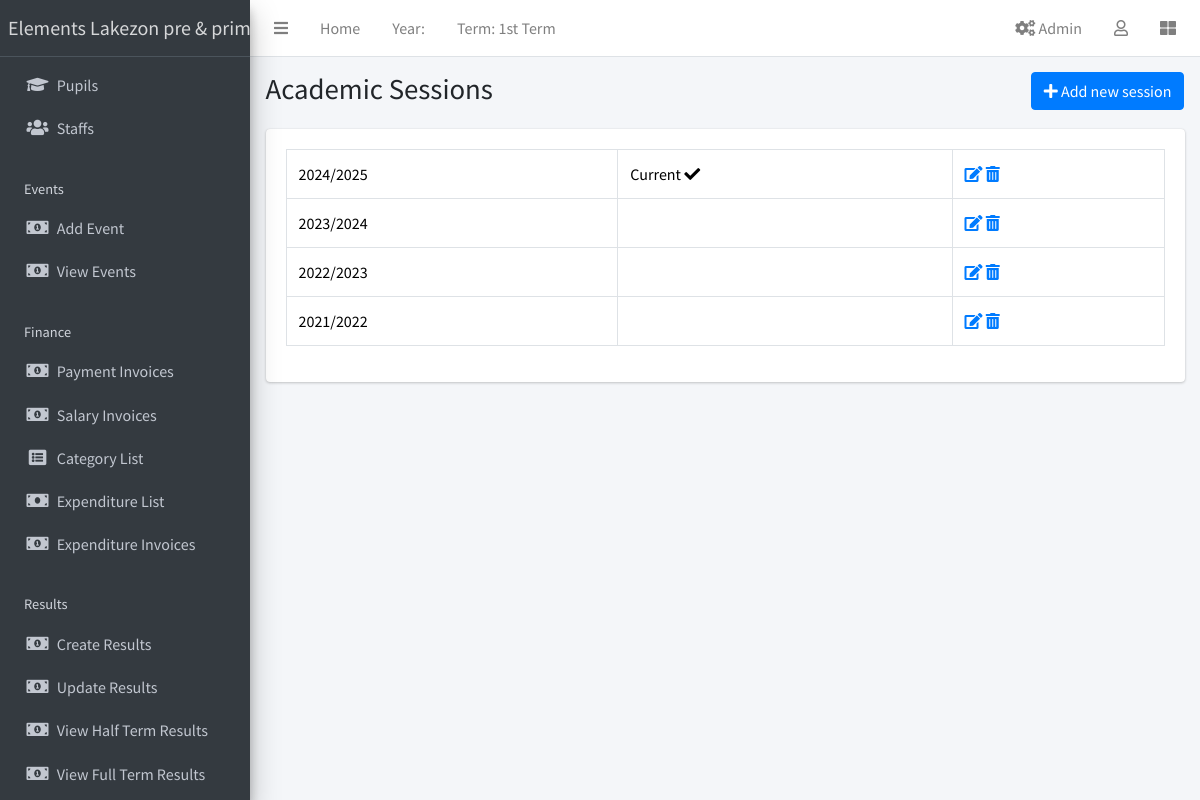
/session/list/ (signed in), run on the app's committed database.
### apps/corecode/models.py (models this page shows, shortened)
class AcademicTerm(models.Model):
    name = models.CharField(max_length=20, unique=True)
    current = models.BooleanField(default=True)
    class Meta:
        ordering = ["name"]

class AcademicSession(models.Model):
    name = models.CharField(max_length=200, unique=True)
    current = models.BooleanField(default=True)
    class Meta:
        ordering = ["-name"]
    def __str__(self):
        return self.name

### apps/corecode/views.py (the view)
# urls.py: path("session/list/", SessionListView.as_view(), name="sessions"),
class SessionListView(LoginRequiredMixin, SuccessMessageMixin, ListView):
    model = AcademicSession
    template_name = "corecode/session_list.html"
    def get_context_data(self, **kwargs):
        context = super().get_context_data(**kwargs)
        context["form"] = AcademicSessionForm()
        return context

### apps/corecode/context_processors.py (called while the page is built)
def site_defaults(request):
    current_session = AcademicSession.objects.get(current=True)
    current_term = AcademicTerm.objects.get(current=True)
    current_exam = ExamType.objects.get(current=True)
    vals = SiteConfig.objects.all()
    contexts = {
        "current_session": current_session.name,
        "current_term": current_term.name,
        "current_exam": current_exam.name,
    }
    for val in vals:
        contexts[val.key] = val.value
    return contexts

### apps/corecode/templates/corecode/session_list.html (shortened to what this page needs)
{% extends 'base.html' %}
{% load widget_tweaks %}
{% block title %}
Academic Sessions
{% endblock title %}
{% block breadcrumb %}
  <a class="btn btn-primary" href="#" data-toggle="modal" data-target="#modal1">
    <i class="fa fa-plus"></i>
    Add new session
  </a>
{% endblock breadcrumb %}
{% block content %}
  <div class="row">
    <div class="col-sm-12">
        <table class="table table-bordered">
          <tbody>
            {% for object in object_list %}
            <tr>
              <td>{{ object }}</td>
              <td>
                {% if object.current == True %}
                  Current <i class="fa fa-check"></i>
                {% endif %}
              </td>
              <td><a href="{% url 'session-update' object.id %}"><i
                    class="fa fa-edit"></i></a> <a
                  href="{% url 'session-delete' object.id %}"><i
                    class="fa fa-trash-alt"></i></a></td>
            </tr>
            {% endfor %}
          </tbody>
        </table>
    </div>
  </div>
{% endblock content %}

### templates/base.html (shortened to what this page needs)
{% load static %}
<!DOCTYPE html>
<html lang="en">
<head>
  <link rel="stylesheet" href="{% static 'css/bootstrap.min.css' %}">
  <link href="https://stackpath.bootstrapcdn.com/bootstrap/5.1.3/css/bootstrap.min.css" rel="stylesheet">
  <link rel="stylesheet" href="{% static 'plugins/fontawesome-free/css/all.min.css' %}">
  <link rel="stylesheet" href="{% static 'plugins/toastr/toastr.min.css' %}">
  <link rel="stylesheet" href="{% static 'plugins/overlayScrollbars/css/OverlayScrollbars.min.css' %}">
  <link rel="stylesheet" href="{% static 'plugins/Datatables/datatables.min.css' %}" />
  <link rel="stylesheet" href="{% static 'dist/css/adminlte.min.css' %}">
</head>
<body class="hold-transition sidebar-mini layout-fixed layout-navbar-fixed layout-footer-fixed">
  <div class="wrapper">
    <nav class="main-header navbar navbar-expand navbar-white navbar-light">
      <ul class="navbar-nav">
        <li class="nav-item">
          <a class="nav-link" data-widget="pushmenu" href="#" role="button"><i class="fas fa-bars"></i></a>
        </li>
        <li class="nav-item d-none d-sm-inline-block">
          <a href="{% url 'home' %}" class="nav-link">Home</a>
        </li>
        <li class="nav-item d-none d-sm-inline-block">
          <a class="nav-link">Year: {{ current_year}}</a>
        </li>
        <li class="nav-item d-none d-sm-inline-block">
          <a class="nav-link">Term: {{ current_term }}</a>
        </li>
      </ul>
      <ul class="navbar-nav ml-auto">
  <li class="nav-item">
    <a class="nav-link" href="{% url 'goto-admin' %}">
      <i class="fas fa-cogs"></i> Admin
    </a>
  </li>
        <li class="nav-item dropdown">
          <a class="nav-link" data-toggle="dropdown" href="#">
            <i class="far fa-user"></i>
          </a>
        </li>
        <li class="nav-item">
          <a class="nav-link" data-widget="control-sidebar" data-slide="true" href="#" role="button"><i class="fas fa-th-large"></i></a>
        </li>
      </ul>
    </nav>
    <aside class="main-sidebar sidebar-dark-primary elevation-4">
      <a href="{% url 'home' %}" class="brand-link">{{"Elements Lakezon pre & primary school" }}</a>
      <div class="sidebar">
        <nav class="mt-2">
          <ul class="nav nav-pills nav-sidebar flex-column" data-widget="treeview" role="menu" data-accordion="false">
            <li class="nav-item">
               <a href="{% url 'student-list' %}" class="nav-link">
                <i class="nav-icon fas fa-graduation-cap"></i>
                <p>Pupils</p>
              </a>
            </li>
            <li class="nav-item">
              <a href="{% url 'staff-list' %}" class="nav-link">
                <i class="nav-icon fas fa-users"></i>
                <p>
                  Staffs
                </p>
              </a>
            </li>
            <li class="nav-header">Events</li>
            <li class="nav-item">
               <a href="{% url 'event_create' %}" class="nav-link">
                <i class="nav-icon fas fa-money-bill-alt"></i>
                <p>Add Event</p>
              </a>
            </li>
            <li class="nav-item">
                <a href="{% url 'event_list' %}" class="nav-link">
                <i class="nav-icon fas fa-money-bill-alt"></i>
                <p>View Events</p>
              </a>
            </li>
            <li class="nav-header">Finance</li>
            <li class="nav-item">
               <a href="{% url 'invoice-list' %}" class="nav-link">
                <i class="nav-icon fas fa-money-bill-alt"></i>
                <p>Payment Invoices</p>
              </a>
            </li>
            <li class="nav-item">
                <a href="{% url 'salary-invoice-list' %}" class="nav-link">
                <i class="nav-icon fas fa-money-bill-alt"></i>
                <p>Salary Invoices</p>
              </a>
            </li>
            <li class="nav-item">
               <a href="{% url 'category_list' %}" class="nav-link">
                <i class="nav-icon fas fa-list-alt"></i>
                <p>Category List</p>
              </a>
            </li>
            <li class="nav-item">
              <a href="{% url 'expenditure_list' %}" class="nav-link">
                <i class="nav-icon fas fa-money-bill"></i>
                <p>Expenditure List</p>
              </a>
            </li>
            <li class="nav-item">
            <a href="{% url 'expenditure-invoice-list' %}" class="nav-link">
                <i class="nav-icon fas fa-money-bill-alt"></i>
                <p>Expenditure Invoices</p>
              </a>
            </li>
            <li class="nav-header">Results</li>
            <li class="nav-item">
              <a href="{% url 'create-result' %}" class="nav-link">
                <i class="nav-icon fas fa-money-bill-alt"></i>
                <p>
                  Create Results
                </p>
              </a>
            </li>
            <li class="nav-item">
              <a href="{% url 'edit-results' %}" class="nav-link">
                <i class="nav-icon fas fa-money-bill-alt"></i>
                <p>
                  Update Results
                </p>
              </a>
            </li>
            <li class="nav-item">
              <a href="{% url 'single-class' %}" class="nav-link">
                <i class="nav-icon fas fa-money-bill-alt"></i>
                <p>
                  View Half Term Results
                </p>
              </a>
            </li>
            <li class="nav-item">
              <a href="{% url 'class-list' %}" class="nav-link">
                  <i class="nav-icon fas fa-money-bill-alt"></i>
                  <p>
                      View Full Term Results
                  </p>
              </a>
          </li>
        </nav>
      </div>
    </aside>
    <div class="content-wrapper">
      <section class="content-header">
        <div class="container-fluid">
          <div class="row mb-1">
            <div class="col-sm-8">
              <h1>{% block title %}{% endblock title %}</h1>
            </div>
            <div class="col-sm-4">
              <ol class="breadcrumb float-sm-right">
                <li class="breadcrumb-item">{% block breadcrumb %}{% endblock breadcrumb %}</li>
              </ol>
            </div>
          </div>
        </div>
      </section>
      <section class="content">
        <div class="container-fluid">
          <div class="row">
            <div class="col-md-12">
              {% block fullcard %}
              <div class="card">
                <div class="card-body">
                  <div class="row">
                    <div class="col">
                      {% block content %}
                      {% endblock content %}
                    </div>
                  </div>
                </div>
              </div>
              {% endblock fullcard %}
            </div>
          </div>
        </div>
      </section>
    </div>
  </div>
</body>
</html>

### data on the page
AcademicTerm: name "1st Term"
AcademicSession: name "2024/2025", current "Current"
AcademicSession: name "2023/2024"
AcademicSession: name "2022/2023"
AcademicSession: name "2021/2022"

### other printed values
{{ "Elements Lakezon pre & primary school" }} "Elements Lakezon pre &…"
